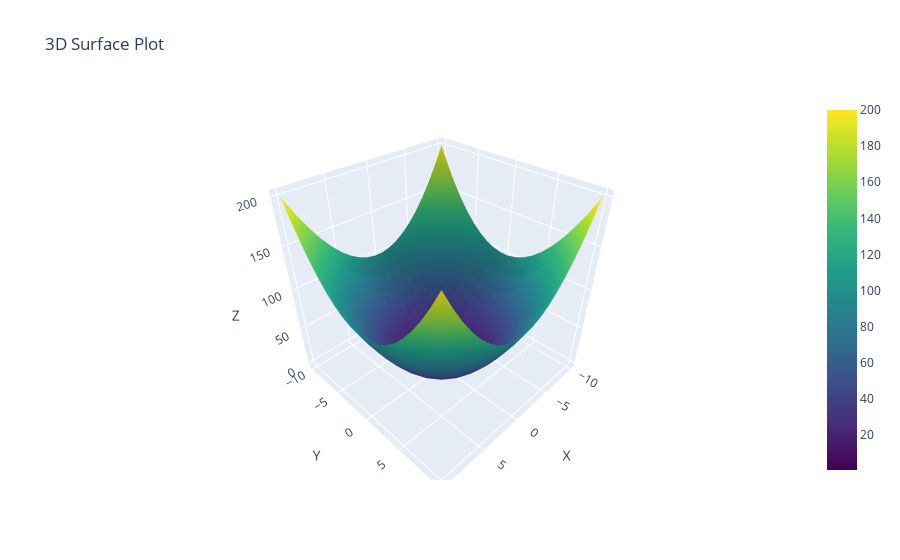

Notebook code for this chart:
### Code cell
#6. Write a Python program to draw 3D Plots using Plotly Libraries.
import plotly.graph_objects as go
import numpy as np

# Create a 3D grid of points
x = np.linspace(-10, 10, 20)
y = np.linspace(-10, 10, 20)
x, y = np.meshgrid(x, y)

# Create a 3D surface
z = x**2 + y**2

# Create a 3D plot
fig = go.Figure(data=[go.Surface(x=x, y=y, z=z, colorscale='Viridis')])

# Add a title and axis labels
fig.update_layout(title='3D Surface Plot', scene=dict(xaxis_title='X', yaxis_title='Y', zaxis_title='Z'))

# Show the plot
fig.show()

### Figure 1 — Plotly figure (JSON) as saved in the notebook; plotly's stock layout.template omitted (floating-point values rounded to 4 significant figures; data arrays with more than 128 entries replaced by an {"elided": "..."} marker saying what was removed)
{"data": [{"colorscale": [[0, "#440154"], [0.1111, "#482878"], [0.2222, "#3e4989"], [0.3333, "#31688e"], [0.4444, "#26828e"], [0.5556, "#1f9e89"], [0.6667, "#35b779"], [0.7778, "#6ece58"], [0.8889, "#b5de2b"], [1, "#fde725"]], "type": "surface", "x": {"elided": "20x20 float values"}, "y": {"elided": "20x20 float values"}, "z": {"elided": "20x20 float values"}}], "layout": {"scene": {"xaxis": {"title": {"text": "X"}}, "yaxis": {"title": {"text": "Y"}}, "zaxis": {"title": {"text": "Z"}}}, "title": {"text": "3D Surface Plot"}}}
